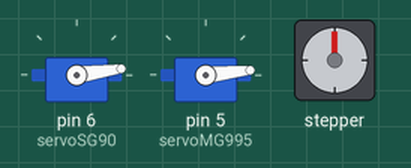
Recording of a sketch running on a simulated Arduino Uno, built with avr-gcc and run on an emulated ATmega328P. On the bench: 2 × servo, stepper motor. Stepper angles assume 2038 steps per turn.

Above: at 0.15 s.
At 4.95 s:
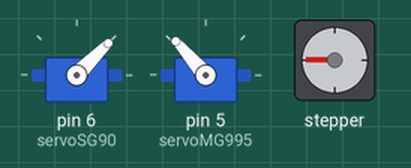
At 10.05 s:
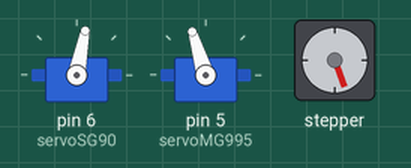
At 19.96 s:
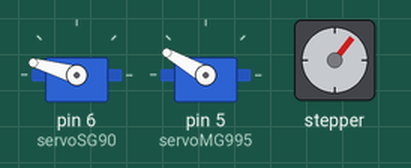
At 29.86 s:
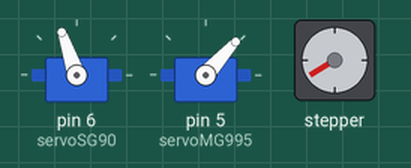
At 39.77 s:
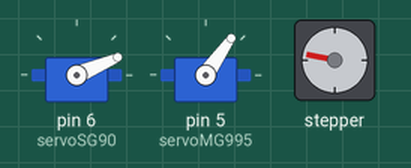
Timing chart, 0 to 40.0 s (numbered marks = the images above):
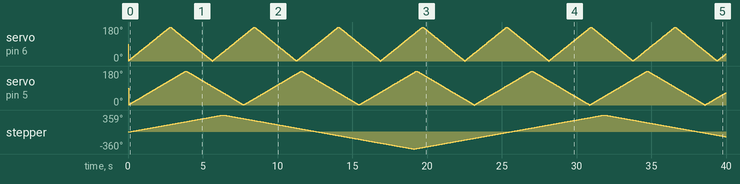

Measured:
- by itself, stepper: turns 359° clockwise in 6.4 s, then 719° counter-clockwise in 12.7 s, then 719° clockwise in 12.7 s, then 459° counter-clockwise in 8.1 s

The sketch:

sketch_feb03c.ino
```cpp
#include <Servo.h>
#include <Stepper.h>

// --- Stepper setup ---
const int stepsPerRevolution = 2038;
Stepper myStepper(stepsPerRevolution, 8, 10, 9, 11);

// --- Servos ---
Servo servoSG90;
Servo servoMG995;

// --- SG90 control vars ---
int posSG90 = 0;
int dirSG90 = 1;
unsigned long lastSG90 = 0;
const unsigned long intervalSG90 = 15; // ms between steps

// --- MG995 control vars ---
int posMG995 = 0;
int dirMG995 = 1;
unsigned long lastMG995 = 0;
const unsigned long intervalMG995 = 20; // slightly slower typical

// --- Stepper control vars ---
long stepperCount = 0;
int stepperDir = 1;
unsigned long lastStepper = 0;
const unsigned long intervalStepper = 3; // ms per step

void setup() {
  // Attach servos
  servoSG90.attach(6);
  servoMG995.attach(5);

  // Stepper speed setting (RPM)
  myStepper.setSpeed(10);
}

void loop() {
  unsigned long now = millis();

  // ==== SG90 Linear Sweep ====
  if (now - lastSG90 >= intervalSG90) {
    lastSG90 = now;
    posSG90 += dirSG90;
    servoSG90.write(posSG90);
    if (posSG90 >= 180 || posSG90 <= 0) {
      dirSG90 = -dirSG90;
    }
  }

  // ==== MG995 Linear Sweep ====
  if (now - lastMG995 >= intervalMG995) {
    lastMG995 = now;
    posMG995 += dirMG995;
    servoMG995.write(posMG995);
    if (posMG995 >= 180 || posMG995 <= 0) {
      dirMG995 = -dirMG995;
    }
  }

  // ==== Stepper Linear Motion ====
  if (now - lastStepper >= intervalStepper) {
    lastStepper = now;
    myStepper.step(stepperDir);
    stepperCount += stepperDir;
    if (stepperCount >= stepsPerRevolution ||
        stepperCount <= -stepsPerRevolution) {
      stepperDir = -stepperDir;
    }
  }
}
```
